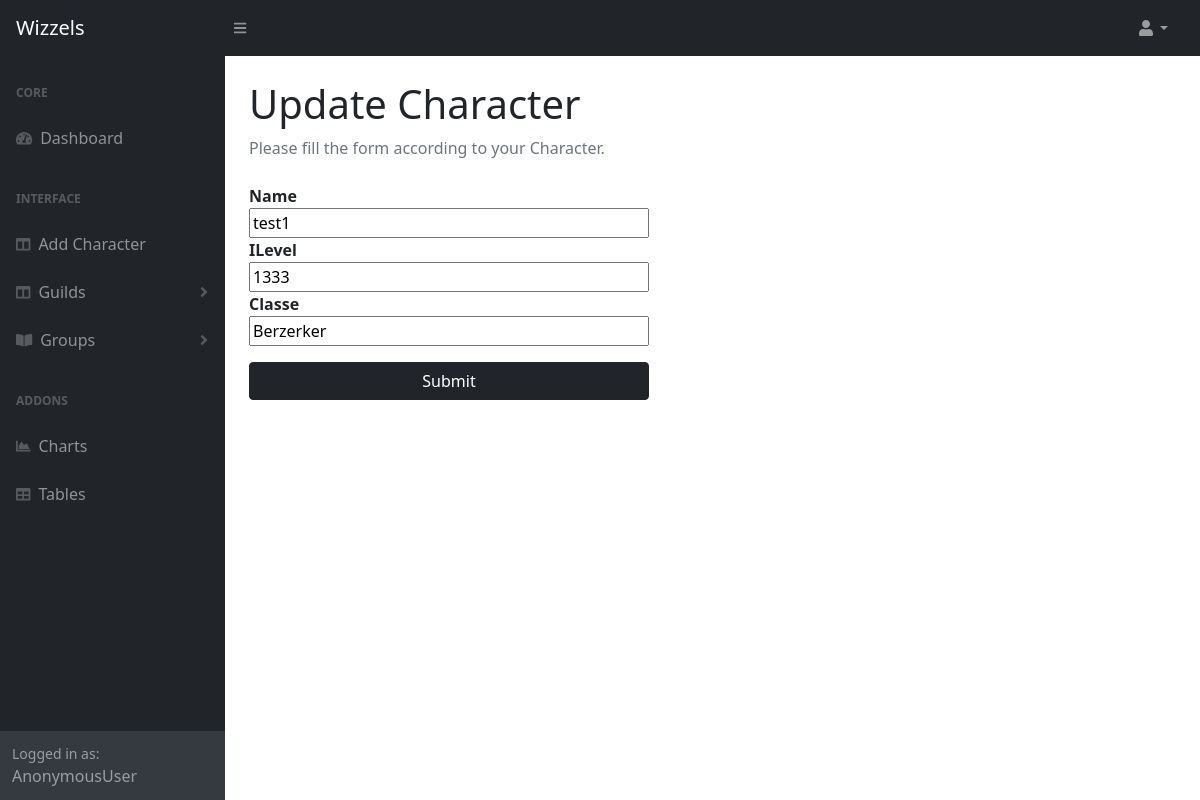
Screenshot of /updatechar/14/ with the database file from the repository.
### guildboard/models.py (models this page shows, shortened)
class Character(models.Model):
    user = models.ForeignKey(User, on_delete=models.CASCADE, null=True)
    name = models.CharField(max_length=64)
    iLevel = models.IntegerField(null=False)
    guildRole = models.CharField(max_length=64, default="Member")
    classe = models.CharField(max_length=64, default="")
    guild = models.ForeignKey(Guild, on_delete=models.CASCADE, blank=True, null=True)

### guildboard/views.py (the view)
# urls.py: path("updatechar/<str:pk>/", views.updateChar, name="updatechar"),
def updateChar(request, pk):
    char = Character.objects.get(id=pk)
    form = CharacterForm(instance=char)
    if request.method == "POST":
        form = CharacterForm(request.POST, instance=char)
        if form.is_valid():
            form.save()
            return redirect('index')
    context = {"form":form}
    return render(request, "guildboard/updatechar.html", context)

### guildboard/forms.py
class CharacterForm(ModelForm):
    class Meta:
        model = Character
        fields = ["name", "iLevel", "classe"]

### guildboard/templates/guildboard/updatechar.html (shortened to what this page needs)
{% extends "guildboard/layout.html"%}
{% block pageTitle %}Update Character{% endblock %}
{% block pageInfo %}Please fill the form according to your Character.{% endblock %}
{% block body %}
<form action="" method="POST" style="display: flex; flex-direction: column; width: 400px;">
    <strong>{{ form.name.label }}</strong>
    {{ form.name }}
    <strong>{{ form.iLevel.label }}</strong>
    {{ form.iLevel }}
    <strong>{{ form.classe.label }}</strong>
    {{ form.classe }}
    <input class="btn btn-dark mt-3" type="submit" name="Submit">
</form>
{% endblock %}

### rows the page displays
Character: name "test1", iLevel "1333", classe "Berzerker"

### other values shown
{{ user }} "AnonymousUser"
